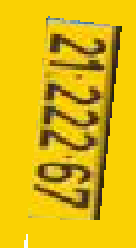
#> input picture CV_TP2/queries/matricule1.png, 68 x 124 px, found by its file name (shown 2 times larger); its folder holds 4 pictures in this run
$ python pro.py
#> lines starting #> are read from the running program, lines starting #| are printed output that depends on the picture; pictures that were not available may be replaced by others from this repository, and a replacement may not be noted
import numpy as np
import cv2
import os

# Directory containing the query and train images
query_dir = "C:/Users/Thameur/Desktop/miv/vision/CV_TP2/queries"
train_dir = "C:/Users/Thameur/Desktop/miv/vision/CV_TP2/License Plates"

# Get all the query image files in the directory
query_files = [os.path.join(query_dir, f) for f in os.listdir(query_dir) if f.endswith(".jpg") or f.endswith(".png")]

# Get all the train image files in the directory
train_files = [os.path.join(train_dir, f) for f in os.listdir(train_dir) if f.endswith(".jpg") or f.endswith(".png")]

# Read the query images
query_images = []
for query_file in query_files:
    query_img = cv2.imread(query_file, 0)
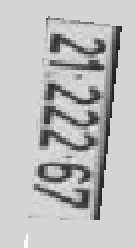
#> query_img: shape (124, 68) (shown 2 times larger); min 28, max 251, mean 188.6
    query_images.append(query_img)
#> pass 2 of the loop `for query_file in query_files:`:
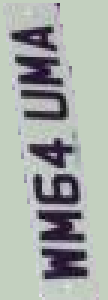
#> input picture CV_TP2/queries/matricule2.png, 36 x 100 px, found by its file name (shown 3 times larger)
#> query_img: shape (100, 36)

# Read the train images
train_images = []
#> train_images = []
for train_file in train_files:
    train_img = cv2.imread(train_file, 0)
    train_images.append(train_img)

# Initiate SIFT detector
sift = cv2.SIFT_create()

# Find keypoints and descriptors for each train image
train_keypoints = []
train_descriptors = []
for train_img in train_images:
    kp, des = sift.detectAndCompute(train_img, None)
    train_keypoints.append(kp)
    train_descriptors.append(des)
#> this loop made 1 pass
#> after the loop, train_descriptors = 1 item; train_keypoints = 1 item

# Match descriptors between query and train images
bf = cv2.BFMatcher()
for i, query_img in enumerate(query_images):
    query_kp, query_des = sift.detectAndCompute(query_img, None)
    best_match = None
    best_match_count = 0
    for j, train_img in enumerate(train_images):
        matches = bf.knnMatch(query_des, train_descriptors[j], k=2)
        good = []
        for m, n in matches:
            if m.distance < 0.75*n.distance:
                good.append(m)
        if len(good) > best_match_count:
            best_match = train_img
            best_kp = train_keypoints[j]
            best_good = good
            best_match_count = len(good)
#> this loop made 1 pass
#> (best_good, best_match_count) on pass 1: (112 matches, 112)
    plate = cv2.imread(query_files[i], 0)
    img3 = cv2.drawMatchesKnn(plate, query_kp, best_match, best_kp, [best_good], None, flags=2)
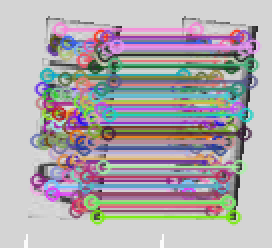
#> img3: shape (124, 136, 3) (shown 2 times larger); mean of channels 0, 1, 2 173.1, 168.9, 174.1; drawn as B, G, R
    cv2.imshow('kaypoints' + os.path.basename(query_files[i]), img3)
#> pass 2 of the loop `for i, query_img in enumerate(query_images):`:
#> the loop `for j, train_img in enumerate(train_images):` made 1 pass
#> (best_good, best_match_count) on pass 1: (2 matches, 2)
#> `img3 = cv2.drawMatchesKnn(plate, query_kp, best_match, best_kp, [best_..`:
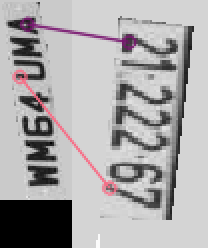
#> img3: shape (124, 104, 3) (shown 2 times larger); mean of channels 0, 1, 2 169.4, 168.4, 170.7; drawn as B, G, R
#> (the run stopped early here; a loop or call above may not have finished)
